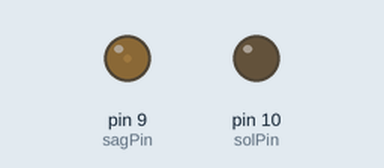
A sketch run on a simulated Arduino Uno, built with avr-gcc and run on an emulated ATmega328P. On the bench: output pins drawn as LEDs (lit = HIGH).

Above: at 0.05 s.
At 0.9 s:
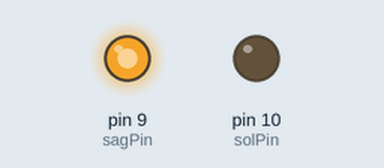
At 1.75 s:
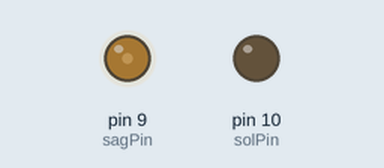
At 3.9 s:
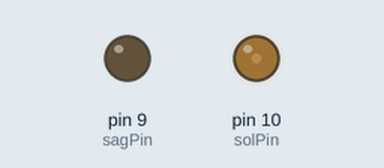
Timing chart, 0 to 5.4 s (numbered marks = the images above):
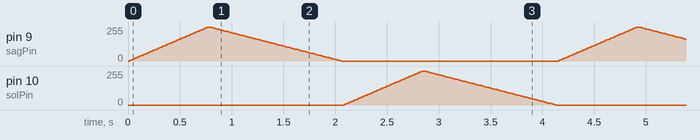

The sketch:

Bolum_5_Uyg5.ino
```cpp
int sagPin = 9;
int solPin = 10;
int saga;
int sola;
void setup() {
}

void loop() {
  for( saga = 0 ; saga <= 255; saga +=5)
  {
analogWrite(sagPin, saga);
delay(15);
}

for(saga = 255 ; saga >= 0; saga -=3) {
  analogWrite(sagPin, saga);
    delay(15);
}

for( sola = 0 ; sola <= 255; sola +=5) {
  analogWrite(solPin, sola);
    delay(15);
}

for(sola = 255 ; sola >= 0; sola -=3) {
  analogWrite(solPin, sola);
    delay(15);
} }
```
